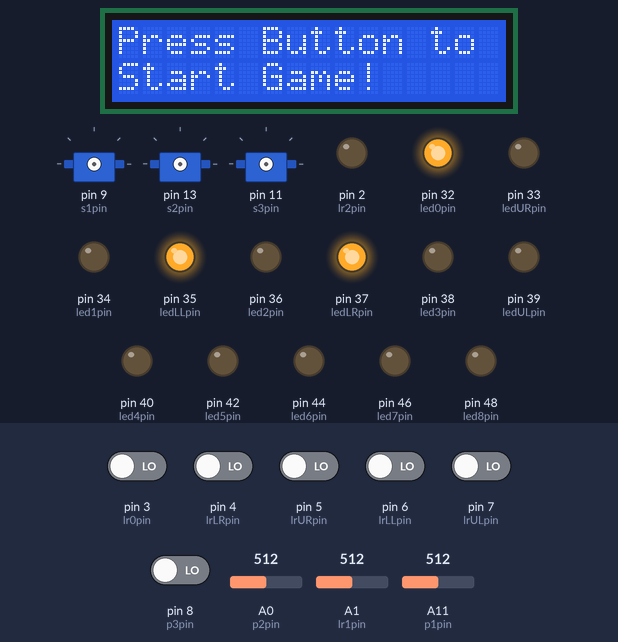
Bench run of a sketch on a simulated Arduino Mega 2560, built with avr-gcc and run on an emulated ATmega2560. Shown: 16×2 character LCD, 3 × servo, output pins drawn as LEDs (lit = HIGH). The inputs (shaded band) are chosen by the test bench; at power-on: pin 3 (lr0pin), pin 4 (lrLRpin), pin 5 (lrURpin), pin 6 (lrLLpin), pin 7 (lrULpin), pin 8 (p3pin) LOW, A0 (p2pin) = 512, A1 (lr1pin) = 512, A11 (p1pin) = 512.

Above: at 1.2 s.
1.3 s: pin 8 (p3pin) driven HIGH
At 2.1 s:
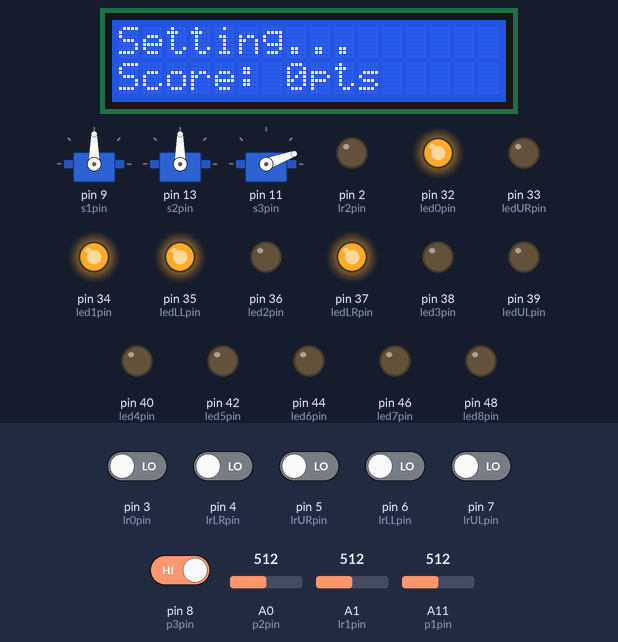
At 7.0 s:
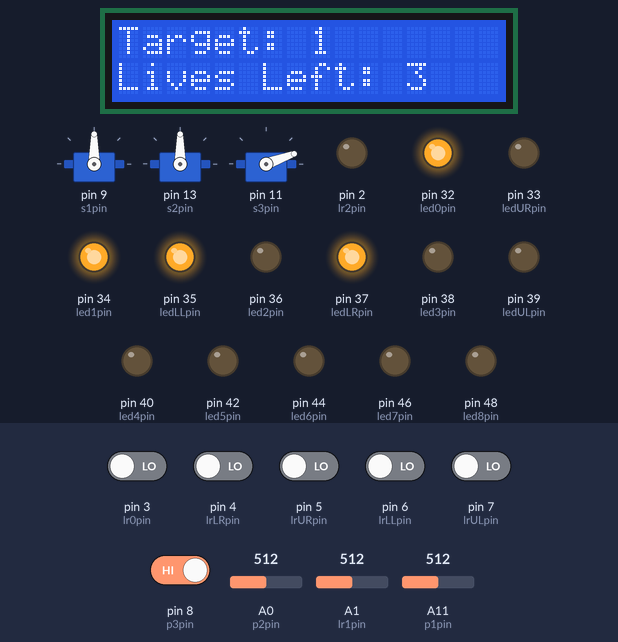
Timing chart, 0 to 30.1 s (numbered marks = the images above; inputs shaded):
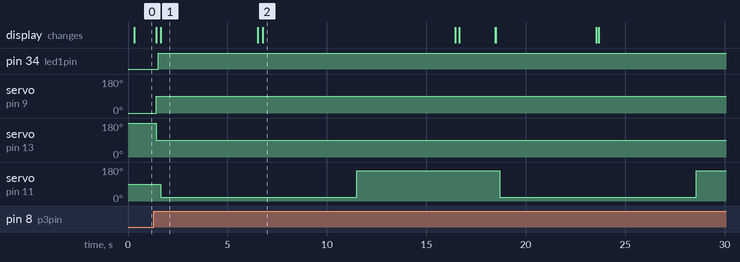

The sketch:

ball_game_main.ino
```cpp
#include <TimedAction.h>
#include <Servo.h>
#include <Wire.h>
#include <LiquidCrystal_I2C.h>

//GLOBALS
//pins
int s1pin = 9;
int s2pin = 13;
int s3pin = 11;
int p1pin = 11;
int p2pin = 0;
int p3pin = 8;
int led0pin = 32;
int led1pin = 34;int led2pin = 36;int led3pin = 38;int led4pin = 40;int led5pin = 42;int led6pin = 44;int led7pin = 46;int led8pin = 48;int led9pin = 50;int led10pin = 52;
int ledLRpin = 37;int ledURpin = 33;int ledLLpin = 35;int ledULpin = 39;
int lrLRpin = 4;int lrURpin = 5;int lrLLpin = 6;int lrULpin = 7;
int lr0pin = 3;int lr1pin = 1;int lr2pin = 2;int lr3pin = 3;int lr4pin = 5;int lr5pin = 4;int lr6pin = 6;int lr7pin = 7;int lr8pin = 8;int lr9pin = 9;int lr10pin = 10;


int startTime = 0;
int elapsedTime = 0;
int lifeCount = 3;
int currTarget = 1;
int targetBool = 0;
int currScore = 0;
int highScore = 0;
int gameState = 0;

//gameState 0 --> Pre-Game Standby, ready to play, waiting for start button to be pushed. (player name input, high score displays, previous high score)
//gameState 1 --> Ball Return State, subtract 1 from lifeCount if start/mistake,increase score and target if applicable,
                                    //auto lower bar until lower endstops reached, push ball out when available
//gameState 2 --> Game Play, toggle switches will actuator bar, red button does nothing
//gameState 3 --> End Game, record score, reset lifeCount, return to Pre-Game Standby,

int returnBallState = 0;
//returnBallState = 0 --> do nothing
//returnBallState = 1 --> button pressed, timer started, push ball out
//returnBallState = 2 --> pull arm in

float returnStartTime = 0.0;

LiquidCrystal_I2C lcd(0x27, 16, 2);
//LiquidCrystal_I2C lcd(0x3F, 16, 2);

Servo s1;
Servo s2;
Servo s3;
int p1; //toggle switch left value
int p2; //toggle switch right value
int p3; //start button value
int p4; //returned ball switch value
int m1=1; //bottom left endstop value
int m2=1; //top left endstop value
int m3=1; //top right endstop value
int m4=1; //bottom right endstop value

//FUNCTIONS
void playNote(){
//  if(gameState==0){analogWrite(2,255);}
//  if(gameState==1){analogWrite(2,200);}
//  if(gameState==2){analogWrite(2,150);}
//  if(gameState==3){analogWrite(2,100);}
//  if(gameState==4){analogWrite(2,50);}
//  if(gameState==5){analogWrite(2,10);}
}

void updateDisplay(){
  if(gameState==0){lcd.setCursor(0, 0); lcd.print("Press Button to");lcd.setCursor(0, 1);lcd.print("Start Game!");}
  if(gameState==1){lcd.setCursor(0, 0); lcd.print("Setting...");lcd.setCursor(0, 1);lcd.print("Score: "+String(currScore)+"pts");}
  if(gameState==2){lcd.setCursor(0, 0); lcd.print("Target: "+String(currTarget));lcd.setCursor(0, 1);lcd.print("Lives Left: "+String(lifeCount));}
  if(gameState==3){lcd.setCursor(0, 0); lcd.print("Final Score:");lcd.setCursor(0, 1);lcd.print(String(currScore)+"pts");}
  if(gameState==4){lcd.setCursor(0, 0); lcd.print("Nice Job!");lcd.setCursor(0, 1);lcd.print("");}
  if(gameState==5){lcd.setCursor(0, 0); lcd.print("Whoops!");lcd.setCursor(0, 1);lcd.print("");}

}

void clearDisplay(){
  lcd.setCursor(0, 0); lcd.print("                ");lcd.setCursor(0, 1);lcd.print("                ");
}
void controlRightBar(){
  if(gameState==1&&returnBallState==0){m1=digitalRead(lrLRpin);if(m1){s1.write(100);}else{s1.write(90);}
                  }
  else if(gameState==2){p1 = analogRead(p1pin);m1=digitalRead(lrLRpin);m2=digitalRead(lrURpin);
                   if(p1>1015 && m1){s1.write(180);}
                   else if(p1<20){s1.write(0);}
                   else{s1.write(90);}
                  }
  else{s1.write(90);}
}
void controlLeftBar(){
  if(gameState==1&&returnBallState==0){m4=digitalRead(lrLLpin);if(m4){s2.write(80);}else{s2.write(90);}
                  }
  else if(gameState==2){p2 = analogRead(p2pin);m3=digitalRead(lrULpin);m4=digitalRead(lrLLpin);
                   if(p2>1015 && m4){s2.write(0);}
                   else if(p2<20){s2.write(180);}
                   else{s2.write(90);}
                  }
  else{s2.write(90);}
}
void controlBallReturn(){
  if(returnBallState==1){s3.write(20);}
  else if(returnBallState==2){s3.write(160);}
}

TimedAction displayThread = TimedAction(300,updateDisplay);
TimedAction rightBarThread = TimedAction(100,controlRightBar);
TimedAction leftBarThread = TimedAction(100,controlLeftBar);
TimedAction ballReturnThread = TimedAction(100,controlBallReturn);
TimedAction musicThread = TimedAction(50,playNote);


void setup() {
  Serial.begin(9600);
  lcd.begin();
  pinMode(2,OUTPUT);
  pinMode(led0pin,OUTPUT);pinMode(led1pin,OUTPUT);pinMode(led2pin,OUTPUT);pinMode(led3pin,OUTPUT);pinMode(led4pin,OUTPUT);pinMode(led5pin,OUTPUT);
  pinMode(led6pin,OUTPUT);pinMode(led7pin,OUTPUT);pinMode(led8pin,OUTPUT);pinMode(led9pin,OUTPUT);pinMode(led10pin,OUTPUT);
  pinMode(ledLRpin,OUTPUT);pinMode(ledURpin,OUTPUT);pinMode(ledLLpin,OUTPUT);pinMode(ledULpin,OUTPUT);
  digitalWrite(led0pin,HIGH);digitalWrite(led1pin,LOW); digitalWrite(led2pin,LOW); digitalWrite(led3pin,LOW); digitalWrite(led4pin,LOW);digitalWrite(led5pin,LOW);
  digitalWrite(led6pin,LOW);digitalWrite(led7pin,LOW); digitalWrite(led8pin,LOW); digitalWrite(led9pin,LOW); digitalWrite(led10pin,LOW);
  digitalWrite(ledLRpin,HIGH);digitalWrite(ledURpin,LOW); digitalWrite(ledLLpin,HIGH); digitalWrite(ledULpin,LOW);

  //digitalWrite(lr0pin,HIGH);
  pinMode(lrLRpin,INPUT);pinMode(lrURpin,INPUT);pinMode(lrLLpin,INPUT);pinMode(lrULpin,INPUT);

}


void loop() {
//Serial.print(gameState);Serial.print(' ');Serial.print(lifeCount);Serial.print(' ');Serial.print(returnBallState);Serial.print(' ');Serial.print(millis()/1000.0-returnStartTime);
//Serial.print(' '); Serial.print(m1); Serial.print(' '); Serial.print(m4);
//Serial.print(analogRead(lr2pin));
//Serial.println(' ');

  if(gameState==0){     displayThread.check();
                        musicThread.check();
                        if(digitalRead(p3pin)==1){gameState=1;s1.attach(s1pin);s2.attach(s2pin);s1.write(0);s2.write(180);delay(100);s1.write(90);s2.write(90);
                                                startTime=millis()/1000.0;clearDisplay();}
  }
  else if(gameState==1){displayThread.check();
                        rightBarThread.check();
                        leftBarThread.check();
                        musicThread.check();
                        ballReturnThread.check();
                        if(!m1&&!m4){
                          if(returnBallState==0){s1.write(90);s2.write(90);s1.detach();s2.detach();returnStartTime=millis()/1000.0;returnBallState=1;s3.attach(s3pin);delay(100);}
                          else if(millis()/1000.0-returnStartTime>5&&returnBallState==1){gameState=2;s1.attach(s1pin);s2.attach(s2pin);clearDisplay();}
                          }
                        if(lifeCount==0){gameState=3;}
                        if(currTarget==1){digitalWrite(led1pin,HIGH);}
                        else if(currTarget==2){digitalWrite(led2pin,HIGH);}
                        else if(currTarget==3){digitalWrite(led3pin,HIGH);}
                        else if(currTarget==4){digitalWrite(led4pin,HIGH);}
                        else if(currTarget==5){digitalWrite(led5pin,HIGH);}
                        else if(currTarget==6){digitalWrite(led6pin,HIGH);}
                        else if(currTarget==7){digitalWrite(led7pin,HIGH);}
                        else if(currTarget==8){digitalWrite(led8pin,HIGH);}
                        else if(currTarget==9){digitalWrite(led9pin,HIGH);}
                        else if(currTarget==10){digitalWrite(led10pin,HIGH);}
                        delay(100);

  }
  else if(gameState==2){
                        displayThread.check();
                        rightBarThread.check();
                        leftBarThread.check();
                        ballReturnThread.check();
                        musicThread.check();
                        if(millis()/1000.0-returnStartTime>10&&returnBallState==1){returnBallState=2;}
                        else if(millis()/1000.0-returnStartTime>15&&returnBallState==2){returnBallState=3;s3.detach();}
                        else if(digitalRead(lr0pin)==0&&returnBallState==3){returnBallState=0;
                                                                        if(targetBool==1){
                                                                        if(currTarget==1){currScore+=2000.0/(millis()/1000.0-returnStartTime)+100;gameState=4;}
                                                                        else if(currTarget==2){currScore+=2000.0/(millis()/1000.0-returnStartTime)+500;gameState=4;}
                                                                        else if(currTarget==3){currScore+=2000.0/(millis()/1000.0-returnStartTime)+1000;gameState=4;}
                                                                        else if(currTarget==4){currScore+=5000.0/(millis()/1000.0-returnStartTime)+1000;gameState=4;}
                                                                        else if(currTarget==5){currScore+=5000.0/(millis()/1000.0-returnStartTime)+3000;gameState=4;}
                                                                        else if(currTarget==6){currScore+=5000.0/(millis()/1000.0-returnStartTime)+5000;gameState=4;}
                                                                        else if(currTarget==7){currScore+=10000.0/(millis()/1000.0-returnStartTime)+10000;gameState=4;}
                                                                        else if(currTarget==8){currScore+=30000.0/(millis()/1000.0-returnStartTime)+20000;gameState=4;}
                                                                        else if(currTarget==9){currScore+=50000.0/(millis()/1000.0-returnStartTime)+30000;gameState=4;}
                                                                        else if(currTarget==10){currScore+=100000.0/(millis()/1000.0-returnStartTime)+50000+lifeCount*10000;gameState=3;}
                                                                        returnStartTime=millis()/1000.0;currTarget+=1;clearDisplay();}
                                                                        else{gameState=5; lifeCount=lifeCount-1; returnStartTime=millis()/1000.0;clearDisplay();}
                        }
                        if(lifeCount==0){gameState=3;}

                        if(currTarget==1){if(analogRead(lr1pin)<10){targetBool=1;digitalWrite(led1pin,LOW);}}
                        else if(currTarget==2){if(analogRead(lr2pin)<10){targetBool=1;digitalWrite(led2pin,LOW);}}
                        else if(currTarget==3){if(analogRead(lr3pin)<10){targetBool=1;digitalWrite(led3pin,LOW);}}
                        else if(currTarget==4){if(analogRead(lr4pin)<20){targetBool=1;digitalWrite(led4pin,LOW);}}
                        else if(currTarget==5){if(analogRead(lr5pin)<10){targetBool=1;digitalWrite(led5pin,LOW);}}
                        else if(currTarget==6){if(analogRead(lr6pin)<20){targetBool=1;digitalWrite(led6pin,LOW);}}
                        else if(currTarget==7){if(analogRead(lr7pin)<10){targetBool=1;digitalWrite(led7pin,LOW);}}
                        else if(currTarget==8){if(analogRead(lr8pin)<20){targetBool=1;digitalWrite(led8pin,LOW);}}
                        else if(currTarget==9){if(analogRead(lr9pin)<10){targetBool=1;digitalWrite(led9pin,LOW);}}
                        else if(currTarget==10){if(analogRead(lr10pin)<10){targetBool=1;digitalWrite(led10pin,LOW);}}

    }
  else if(gameState==3){displayThread.check();
                        rightBarThread.check();
                        leftBarThread.check();
                        ballReturnThread.check();
                        musicThread.check();
                        currScore=0;
                        if(digitalRead(p3pin)==1){gameState=1;s1.attach(s1pin);s2.attach(s2pin);s1.write(0);s2.write(180);delay(100);s1.write(90);s2.write(90);
                                                startTime=millis()/1000.0;lifeCount=3;currTarget=1;clearDisplay();}
                        digitalWrite(led1pin,LOW); digitalWrite(led2pin,LOW); digitalWrite(led3pin,LOW); digitalWrite(led4pin,LOW);digitalWrite(led5pin,LOW);
  digitalWrite(led6pin,LOW);digitalWrite(led7pin,LOW); digitalWrite(led8pin,LOW); digitalWrite(led9pin,LOW); digitalWrite(led10pin,LOW);
  }
  else if(gameState==4){displayThread.check();
                        musicThread.check();
                        if(millis()/1000.0-returnStartTime>2){gameState=1;targetBool=0;clearDisplay();}
  }
  else if(gameState==5){displayThread.check();
                        musicThread.check();
                        if(millis()/1000.0-returnStartTime>2){gameState=1;targetBool=0;clearDisplay();}
  }
}
```

Measured:
- after the input at 1.3 s, pin 34 (led1pin): LOW → HIGH after 0.23 s; servo on pin 9 (s1pin): 0° → 90° after 0.12 s; servo on pin 13 (s2pin): 180° → 90° after 0.12 s; servo on pin 11 (s3pin): alternates 160° for 7.2 s and 20° for 9.9 s, starting after 0.35 s; the display: first changes after 0.13 s (image 1 shows a later state)
- what the display in image 1 shows lasts 4.8 s, from 1.7 s to 6.5 s
